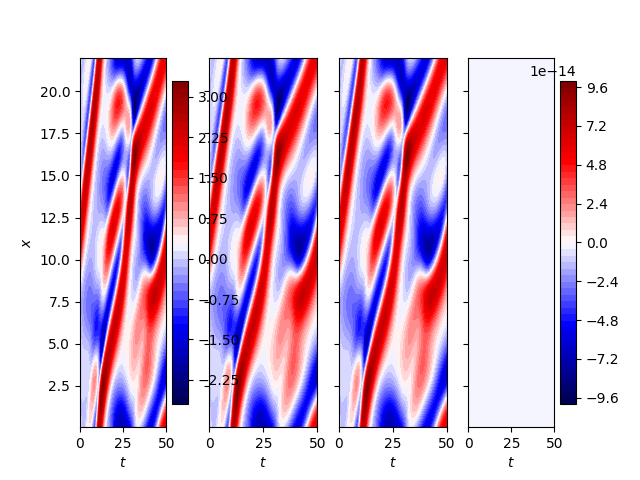

Reproduce this figure in Python.
#!/bin/python3

"""
This scripts simulates the KS on a grid (N) until t=tTransient. The solution 
from the ast time-step is extracted and then taken as the initial condidtion for
two more runs (i) in real space and ind (ii) fourier space with simulation length
tEnd (until t=tEnd+tTransient). The transient phase and both results and the difference is plotted.
"""

# Discretization grid
N = 512

import matplotlib
matplotlib.use('Agg')
import matplotlib.pyplot as plt

import sys
import argparse
sys.path.append('./../_model/')

import numpy as np
from KS import *

#------------------------------------------------------------------------------
## set parameters and initialize simulation
L    = 22/(2*np.pi)
dt   = 0.05
tTransient = 10
tEnd       = 40 + tTransient  #50000
dns = KS(L=L, N=N, dt=dt, nu=1.0, tend=tTransient)

#------------------------------------------------------------------------------
## simulate
dns.simulate()
# convert to physical space
dns.fou2real()

#------------------------------------------------------------------------------
## plot result
u = dns.uu
#------------------------------------------------------------------------------
## restart
v_restart = dns.vv[-1,:].copy()
u_restart = dns.uu[-1,:].copy()

#############################
# restart from physical space
dns.IC( u0 = u_restart )

# continue simulation
dns.simulate( nsteps=int( (tEnd-tTransient)/dt), restart=True )

# convert to physical space
dns.fou2real()

# get solution
u1 = dns.uu

#############################
# restart from Fourier space
dns.IC( v0 = v_restart )

# continue simulation
dns.simulate( nsteps=int( (tEnd-tTransient)/dt), restart=True )

# convert to physical space
dns.fou2real()

# get solution
u2 = dns.uu

#------------------------------------------------------------------------------
## plot comparison
fig, axs = plt.subplots(1,4)

s, n = np.meshgrid(np.arange(tTransient/dt+1)*dt, 2*np.pi*L/N*(np.array(range(N))+1))
sre, nre = np.meshgrid( tTransient+np.arange((tEnd-tTransient)/dt+1)*dt, 2*np.pi*L/N*(np.array(range(N))+1))

cs0 = axs[0].contourf(s, n, u.T, 50, cmap=plt.get_cmap("seismic"))
cs0 = axs[1].contourf(sre, nre, u1.T, 50, cmap=plt.get_cmap("seismic"))
cs1 = axs[2].contourf(sre, nre, u2.T, 50, cmap=plt.get_cmap("seismic"))
diff = np.abs(u1-u2)
cs2 = axs[3].contourf(sre, nre, diff.T, 50, cmap=plt.get_cmap("seismic"))

plt.colorbar(cs1, ax=axs[0])
plt.colorbar(cs2, ax=axs[3])
plt.setp(axs[:], xlabel='$t$')
plt.setp(axs[0], ylabel='$x$')
axs[1].set_yticklabels([])
axs[2].set_yticklabels([])
axs[3].set_yticklabels([])
# for c in cs.collections: c.set_rasterized(True)
fig.savefig('restart.png')
